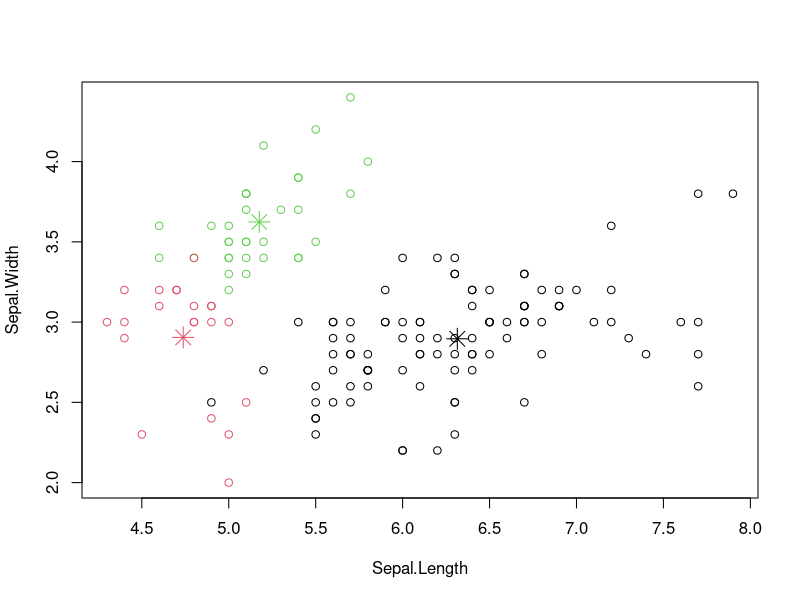
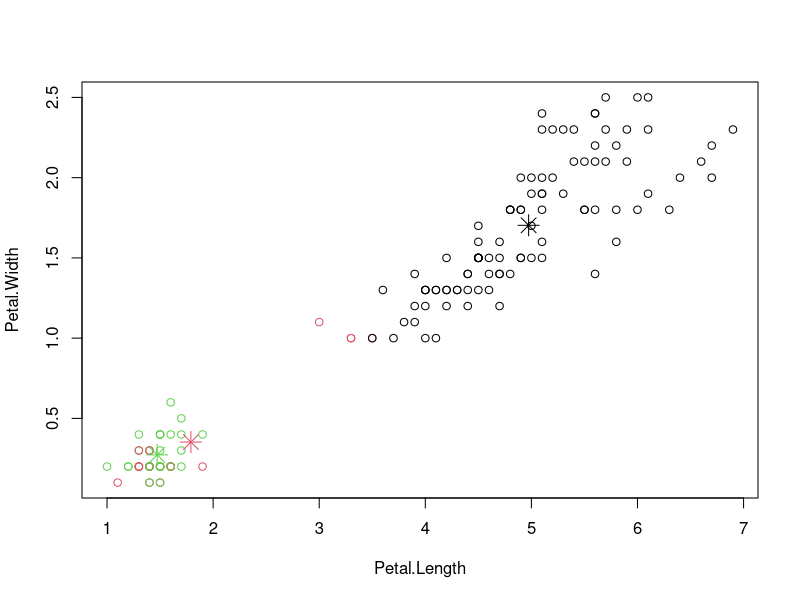

Generate these figures, in order, with R: (Note: this script raises an error after producing the figures.)
## Clustering. From Chap 6 of R and Data Mining (Zhao)
## Using Iris data set
#######################################################
iris2 <- iris
iris2$Species <- NULL
kmeans.result <- kmeans(iris2,3)
str(kmeans.result)
## Note: we're dealing with 4-diminsional euclidean space
## Checking number of observations per Species
nrow(subset(iris, subset =(iris$Species == "setosa")))
nrow(subset(iris, subset =(iris$Species == "versicolor")))
nrow(subset(iris, subset =(iris$Species == "virginica")))

## Check kmeans clustering results
kmeans.result$withinss
kmeans.result$centers
kmeans.result$size
kmeans.result$cluster
table(iris$Species, kmeans.result$cluster)

## Do some plotting of clustering results - in 2-dim euclidean space
plot(iris2[c("Sepal.Length", "Sepal.Width")], col = kmeans.result$cluster)
## Plot cluster centers
points(kmeans.result$centers[,c("Sepal.Length", "Sepal.Width")], col =  1:3, pch=8, cex=2)
## Note that in 2-dim space, due to projection, some points appear closer to another cluster. 
## Need 4-dim space to see truth

plot(iris2[c("Petal.Length", "Petal.Width")], col = kmeans.result$cluster)
points(kmeans.result$centers[,c("Petal.Length", "Petal.Width")], col =  1:3, pch=8, cex=2)
#######################################################
## Analysis using fpc package and K-Metoids technique
## Dependencies: fpc package
pamk.result <- pamk(iris2)
pamk.result$nc  # check number of clusters
## check clustering against species
table(pamk.result$pamobject$clustering,iris$Species)
plot(pamk.result$pamobject)
## Now lets try pam() where k = 3
pam.result <- pam(iris2, 3)
table(pam.result$clustering, iris$Species)
## Note that pam() with k = 3 gives same clustering as k-means
